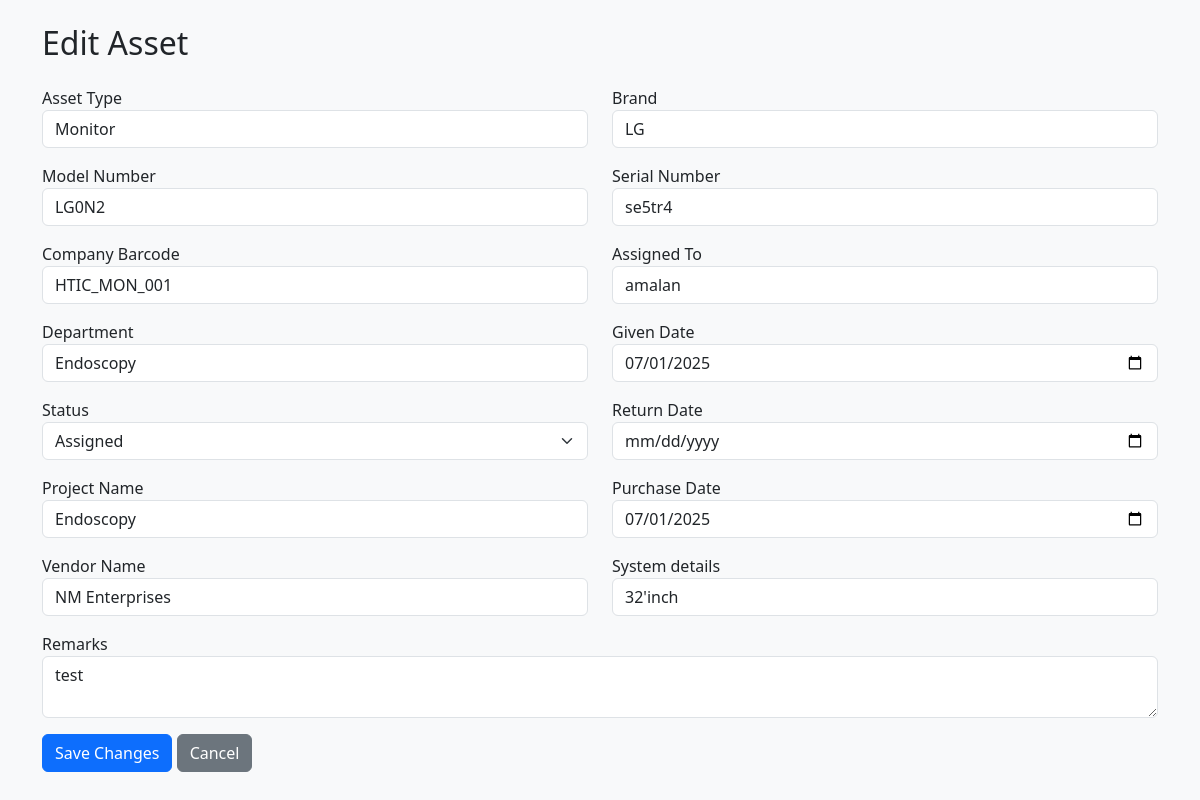
/edit/2 (signed in), run on the app's committed database.
### models.py (models this page shows)
class Asset(db.Model):
    id = db.Column(db.Integer, primary_key=True)
    asset_type = db.Column(db.String(100))
    brand = db.Column(db.String(100))
    model_number = db.Column(db.String(100))
    serial_number = db.Column(db.String(100))
    company_barcode = db.Column(db.String(100))
    assigned_to = db.Column(db.String(100))
    department = db.Column(db.String(100))
    given_date = db.Column(db.Date)
    status = db.Column(db.String(100))
    return_date = db.Column(db.Date)
    project_name = db.Column(db.String(100))
    purchase_date = db.Column(db.Date)
    vendor_name = db.Column(db.String(100))
    system_details = db.Column(db.Text)
    remarks = db.Column(db.Text)

### app.py (the view, shortened to what this page needs)
@app.route('/edit/<int:asset_id>', methods=['GET', 'POST'])
@admin_required
def edit_asset(asset_id):
    asset = Asset.query.get_or_404(asset_id)
    return render_template('edit_asset.html', asset=asset)

### app.py (called while the page is built)
def admin_required(f):
    @wraps(f)
    def decorated_function(*args, **kwargs):
        if session.get('role') != 'admin':
            flash("Admin access only", "danger")
            return redirect(url_for('index'))
        return f(*args, **kwargs)
    return decorated_function

### templates/edit_asset.html (shortened to what this page needs)
<!DOCTYPE html>
<html lang="en">
<head>
    <link href="https://cdn.jsdelivr.net/npm/bootstrap@5.3.0/dist/css/bootstrap.min.css" rel="stylesheet">
</head>
<body class="bg-light">
<div class="container py-4">
    <h2 class="mb-4">Edit Asset</h2>
    <form method="POST">
        <div class="row mb-3">
            <div class="col">
                <label>Asset Type</label>
                <input type="text" name="asset_type" class="form-control" value="{{ asset.asset_type }}" required>
            </div>
            <div class="col">
                <label>Brand</label>
                <input type="text" name="brand" class="form-control" value="{{ asset.brand }}" required>
            </div>
        </div>
        <div class="row mb-3">
            <div class="col">
                <label>Model Number</label>
                <input type="text" name="model_number" class="form-control" value="{{ asset.model_number }}" required>
            </div>
            <div class="col">
                <label>Serial Number</label>
                <input type="text" name="serial_number" class="form-control" value="{{ asset.serial_number }}" required>
            </div>
        </div>
        <div class="row mb-3">
            <div class="col">
                <label>Company Barcode</label>
                <input type="text" name="company_barcode" class="form-control" value="{{ asset.company_barcode }}" required>
            </div>
            <div class="col">
                <label>Assigned To</label>
                <input type="text" name="assigned_to" class="form-control" value="{{ asset.assigned_to }}" required>
            </div>
        </div>
        <div class="row mb-3">
            <div class="col">
                <label>Department</label>
                <input type="text" name="department" class="form-control" value="{{ asset.department }}">
            </div>
            <div class="col">
                <label>Given Date</label>
                <input type="date" name="given_date" class="form-control" value="{{ asset.given_date }}" required>
            </div>
        </div>
        <div class="row mb-3">
            <div class="col">
                <label>Status</label>
                <select name="status" class="form-select" required>
                    <option value="Assigned" {% if asset.status == 'Assigned' %}selected{% endif %}>Assigned</option>
                </select>
            </div>
            <div class="col">
                <label>Return Date</label>
                <input type="date" name="return_date" class="form-control" value="{{ asset.return_date }}">
            </div>
        </div>
        <div class="row mb-3">
            <div class="col">
                <label>Project Name</label>
                <input type="text" name="project_name" class="form-control" value="{{ asset.project_name }}">
            </div>
            <div class="col">
                <label>Purchase Date</label>
                <input type="date" name="purchase_date" class="form-control" value="{{ asset.purchase_date }}">
            </div>
        </div>
        <div class="row mb-3">
            <div class="col">
                <label>Vendor Name</label>
                <input type="text" name="vendor_name" class="form-control" value="{{ asset.vendor_name }}">
            </div>
            <div class="col">
                <label>System details</label>
                <input type="text" name="system_details" class="form-control" value="{{ asset.system_details }}">
            </div>
        </div>
        <div class="mb-3">
            <label>Remarks</label>
            <textarea name="remarks" class="form-control">{{ asset.remarks }}</textarea>
        </div>
        <button type="submit" class="btn btn-primary">Save Changes</button>
        <a href="/" class="btn btn-secondary">Cancel</a>
    </form>
</div>
</body>
</html>

### data on the page
Asset: asset_type "Monitor", brand "LG", model_number "LG0N2", serial_number "se5tr4", company_barcode "HTIC_MON_001", assigned_to "amalan", department "Endoscopy", given_date "07/01/2025", status "Assigned", project_name "Endoscopy", purchase_date "07/01/2025", vendor_name "NM Enterprises", system_details "32'inch", remarks "test"
